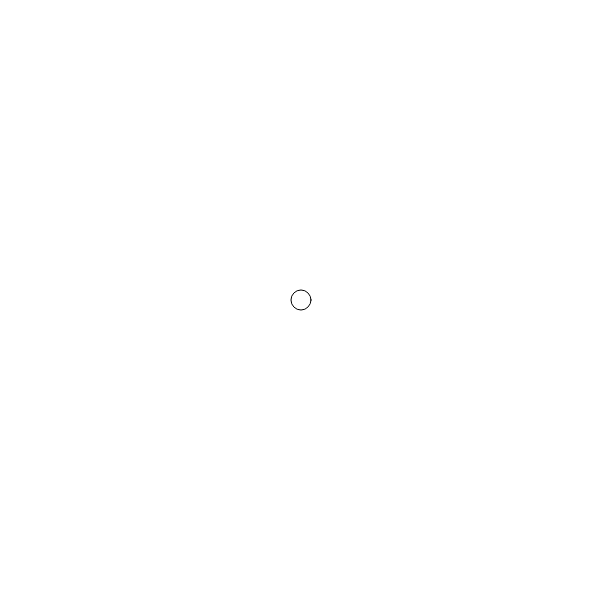
Frame 1 (no input)
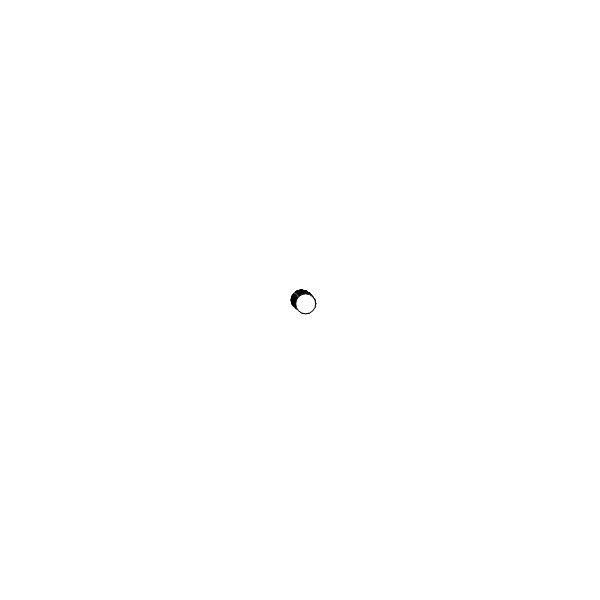
Frame 60 (no input)
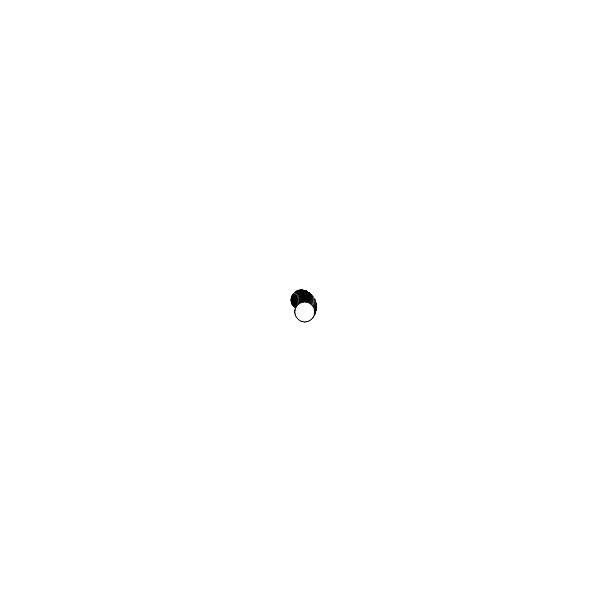
Frame 120 (the mouse pressed at the canvas centre since frame 60)

The p5.js sketch that drew these frames (run headless with seeded random() and noise() and a simulated clock; from frame 60 on, the mouse is pressed at the canvas centre):

// p5.js sketch
// ── sketch.js
let angle = 0
let r = 1
function setup() {
  createCanvas(600, 600);
  
}

function draw() {
  translate(width / 2, height / 2)
  
  let circlex = cos(angle) * r
  let circley = sin(angle) * r
  circle(circlex, circley, 20)
  
  angle += 0.01
  r += 0.1
}
